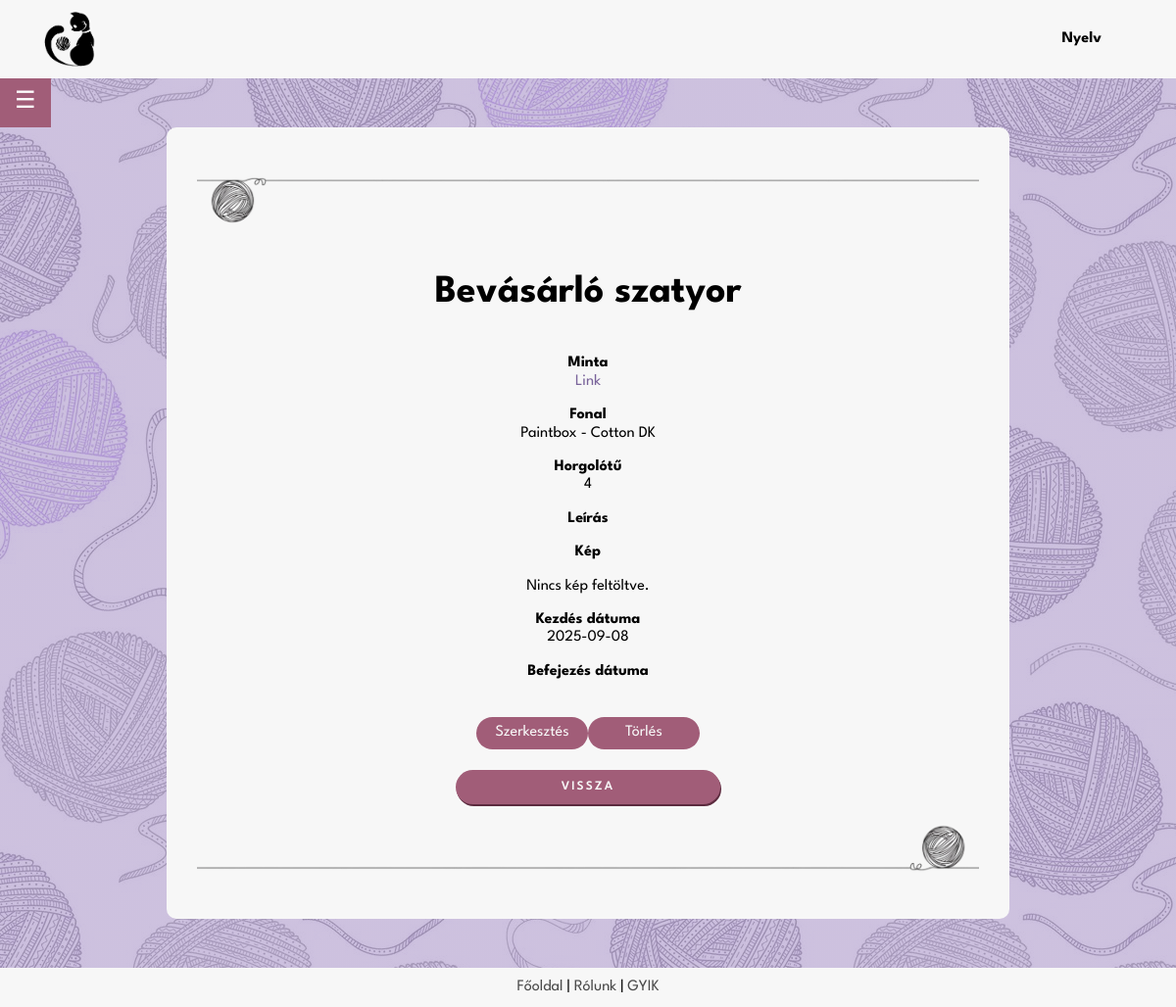
Screenshot of /project_page.php?id=105 (signed in) with the database file from the repository.
### tables this page shows
CREATE TABLE IF NOT EXISTS `projects` (
  `uid` int NOT NULL,
  `id` int NOT NULL AUTO_INCREMENT,
  `name` varchar(255) NOT NULL,
  `pattern` varchar(1000) DEFAULT NULL,
  `yarn` varchar(255) DEFAULT NULL,
  `hook` decimal(10,0) DEFAULT NULL,
  `description` varchar(2000) DEFAULT NULL,
  `image` varchar(255) DEFAULT NULL,
  `start` date DEFAULT NULL,
  `finish` date DEFAULT NULL,
  PRIMARY KEY (`id`),
  KEY `Userid` (`uid`)
);

CREATE TABLE IF NOT EXISTS `yarns` (
  `id` int NOT NULL AUTO_INCREMENT,
  `brand` set('Drops','Alize','DMC','Kartopu','Nako','Wolans','Yarnart','Himalaya','Schachenmayr','Scheepjes','Lana Grossa','Vlna-Hep','Gründl','Red Heart','Malabrigo','Lion Brand','Bernat','Adriafil','Berroco','Blue Sky Fibers','Caron','Cascade','Debbie Bliss','Deramores','Dream in Color','Ella Rae','Hayfield','Hoooked','James C. Brett','Juniper Moon Farm','King Cole','Knit Collage','Koigu','Lang Yarns','Lopi','McIntosh','MillaMia','Noro','Paintbox','Patons','Plymouth','Sirdar','Snuggly',' Stylecraft','Tahki','The Yarn Collective','Trendsetter','Universal','Valley','Viking Of Norway','West Yorkshire Spinners','Willow and Lark','Wool and the Gang','Yarn and Colors','Hobbii Yarn','Yarnspirations','KnitPicks','Darn Good Yarn','We Are Knitters','Gorgeous Alpacas','Papillon','Gombolyda','Urth','FibraNatura') DEFAULT NULL,
  `variety` varchar(255) NOT NULL,
  PRIMARY KEY (`id`)
);

### backend/lang.php (called while the page is built, shortened)
<?php
    function lang($str) {
        return $str;
    }
?>

### project_page.php (the view, shortened to what this page needs)
<?php
require $_SERVER['DOCUMENT_ROOT'] . '/project/backend/config.php';
require $_SERVER['DOCUMENT_ROOT'] . '/project/backend/lang.php';
$project_id = $_GET['id'];
$stmt = $conn->prepare("SELECT p.id, p.name, p.pattern, p.hook, p.description, p.image, p.start, p.finish, y.brand, y.variety FROM projects p LEFT JOIN yarns y ON p.yarn = y.id WHERE p.id = ? AND p.uid = ?");
$stmt->bind_param("ii", $project_id, $_SESSION['uid']);
$stmt->execute();
$result = $stmt->get_result();
$minta = lang('Minta');
$fonal = lang('Fonal');
$horgolotu = lang('Horgolótű');
$leiras = lang('Leírás');
$kep = lang('Kép');
$kezdes = lang('Kezdés dátuma');
$befejezes = lang('Befejezés dátuma');
$torles = lang('Törlés');
$szerkesztes = lang('Szerkesztés');
?>
<!DOCTYPE html>
<head>
    <?php
    include $_SERVER['DOCUMENT_ROOT'] . '/project/frontend/header.php';
    ?>
</head>
<body>
    <div class="page_container">
        <main class="page_content">
            <div class="main_body">
                <?php
                include $_SERVER['DOCUMENT_ROOT'] . '/project/frontend/sidebar.php';
                ?>
                <div class="main_container">
                    <img src="/project/images/yarn2.png" class="image-center">
                    <?php
                    if ($result->num_rows > 0) {
                        while ($row = $result->fetch_assoc()) {
                            echo "<div>";
                            echo "<p style='font-size:2.5em'><b>{$row['name']}</b></p>";
                            echo "<p><b>$minta</b><br><a href='{$row['pattern']}' style='text-decoration:none; color:rgb(122, 100, 155); margin-bottom:15px;' target='_blank'>Link</a></p>";
                            echo "<p style='margin-bottom:15px;'><b>$fonal</b><br>";
                            if (!empty($row['brand']) && !empty($row['variety'])) {
                                echo "{$row['brand']} - {$row['variety']}";
                            } else {
                                echo lang('Nincs megadva fonal.');
                            }
                            echo "</p>";
                            echo "<p><b>$horgolotu</b><br>{$row['hook']}</p>";
                            echo "<p style='text-align: center; '>";
                            echo "<b>$leiras</b>";
                            echo "<br>";
                            echo "</p>";
                            echo "<p><b>$kep</b></p>";
                            if (!empty($row['image'])) {
                                $image_paths = explode(',', $row['image']);
                                foreach ($image_paths as $image_path) {
                                    $image_path = trim($image_path);
                                    if (!empty($image_path)) {
                                        echo "<img src='{$image_path}' alt='Project image' style='max-width: 200px; height: auto; margin: 5px;'>";
                                    }
                                }
                            } else {
                                echo "<p>Nincs kép feltöltve.</p>";
                            }
                            echo "<p><b>$kezdes</b><br>{$row['start']}</p>";
                            echo "<p><b>$befejezes</b><br>{$row['finish']}</p>";
                            echo "<br>";
                            echo "<a href='/project/edit_project.php?id={$row['id']}' class='link'>$szerkesztes</a>";
                            echo "<a href='/project/backend/delete_project.php?id={$row['id']}' class='link' onclick='return confirmDelete();'>$torles</a>";
                            echo "</div>";
                        }
                    } else {
                        echo "<div style='border: 1px solid rgb(90, 90, 90) text-align=center;'><p colspan='6'>Nincs elérhető adat!</p></div>";
                    }
                    ?>
                    <br>
                    <a href="/project/my_projects.php" class="button-link">
                        <?= lang('Vissza') ?>
                    </a>
                    <img src="/project/images/yarn2flipped.png" class="image-center">
                </div>
            </div>
        </main>
    </div>
    <?php
    include $_SERVER['DOCUMENT_ROOT'] . '/project/frontend/footer.php';
    ?>
</body>
</html>

### frontend/style.css (style rules this page uses)
body { font-family: 'League Spartan'; background-image: linear-gradient( rgba(184, 167, 209, 0.7), rgba(184, 167, 209, 0.7) ), url(../images/background.png); min-height: 100vh; display:flex; flex-direction:column; }
.main_body { display: flex; justify-content: center; min-width: 40%; align-items: flex-start; gap: 20px; }
.main_container, .main_container_home { background-color: rgb(247, 247, 247); border: none; border-radius: 10px; margin: 100px 0 0 0; text-align: center; width: 800px; padding: 30px 30px 40px 30px; }
.page_container { position: relative; min-height: 95vh; flex-grow: 1; }
.page_content { padding-bottom: 50px; }
@media (max-width: 1200px) { .main_body { margin-top: 100px; } }
@media (max-width: 1200px) { .main_container, .main_container_home { margin: 30px 0 0 0; width: 800px; } }
.image-center { margin-top: 20px; margin-left: auto; margin-right: auto; height: 50px; }
.button, .button_inverse, .button-search, .button-link { font-size: small; font-weight: 600; text-transform: uppercase; letter-spacing: 2px; border: none; border-radius: 20px; font-family: 'League Spartan'; text-decoration: none; padding: 10px; }
.button, .button-link { background-color: #a15d78; color: rgb(247, 247, 247); box-shadow: 1px 2px #5c2b3f; width: 270px; }
.button-link { display: inline-block; width: 250px; }
.link { display: inline-block; color: rgb(247, 247, 247); text-decoration: none; background-color: #a15d78; padding: 7px; border-radius: 30px; margin: 3px 0; width: 100px; }
:root { --sac: 'Monoton', cursive; --comf: 'Comfortaa', cursive; --dark: #1c1c1c; --light: rgb(247, 247, 247); --lilac: rgb(121, 105, 146); }

### rows the page displays
projects: name "Bevásárló szatyor", yarns.brand "Paintbox", yarns.variety "Cotton DK", hook "4", image "Nincs kép feltöltve.", start "2025-09-08"

### other values shown
lang('Nyelv') "Nyelv"
lang('Vissza') "VISSZA"
lang('Főoldal') "Főoldal"
lang('Rólunk') "Rólunk"
lang('GYIK') "GYIK"
